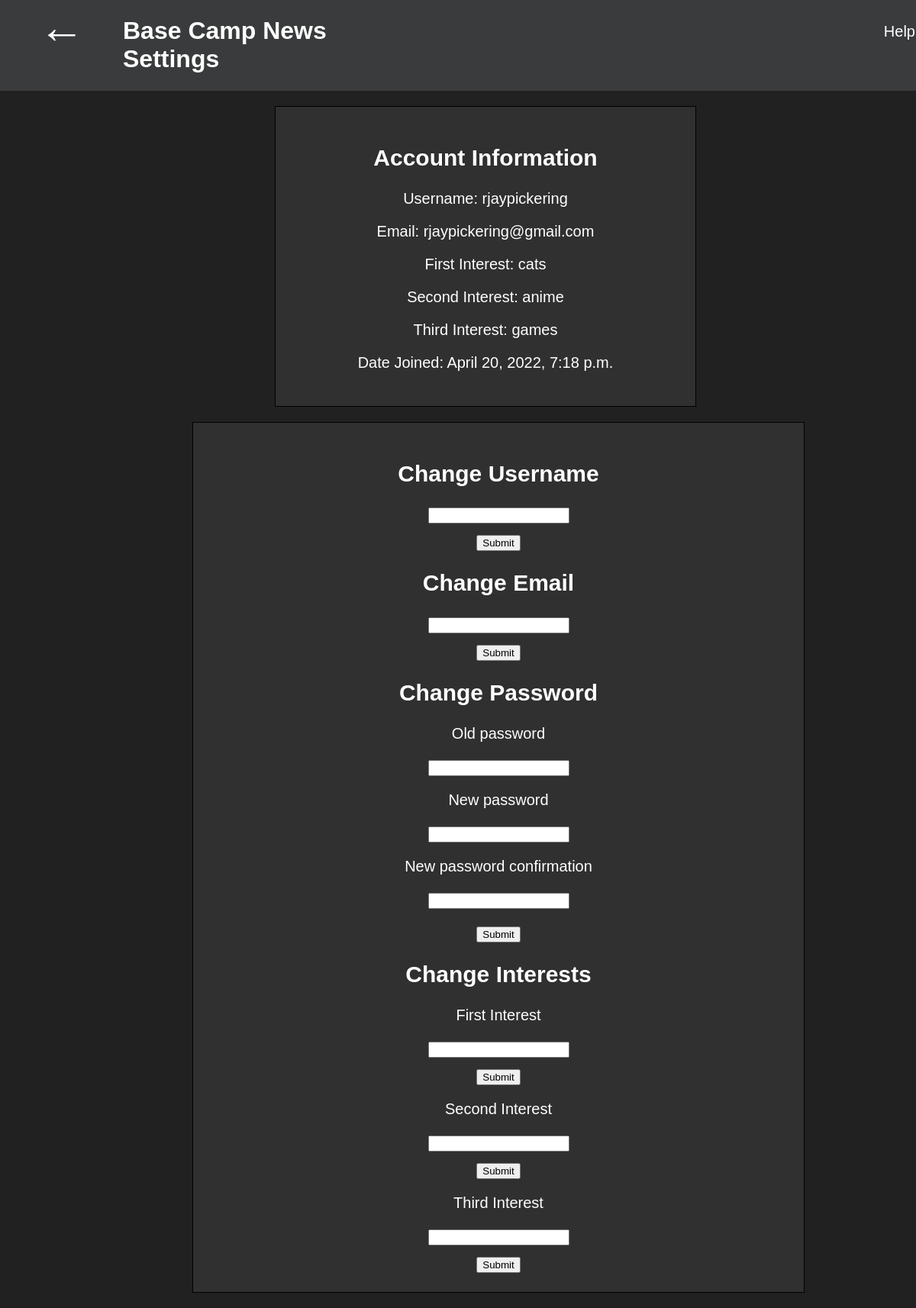
/setting/ (signed in), run on the app's committed database.
### application/models.py (models this page shows, shortened)
class Customer(AbstractBaseUser, PermissionsMixin):
    username = models.CharField(max_length=128)
    email = models.EmailField(unique=True, default='')
    password1 = models.CharField(max_length=120)
    password2 = models.CharField(max_length=120)
    interest1 = models.CharField(max_length=50)
    interest2 = models.CharField(max_length=50)
    interest3 = models.CharField(max_length=50)
    is_staff = models.BooleanField(default=False)
    is_active = models.BooleanField(default=True)
    date_joined = models.DateTimeField(default=timezone.now)
    USERNAME_FIELD = 'email'
    REQUIRED_FIELDS = []
    objects = CustomerManager()

### application/views.py (the view)
# urls.py: path('setting/', settingStyle, name="settings"),
@login_required(login_url='signin')
def settingStyle(request):
    if request.method == 'POST':
        if 'password_change' in request.POST:
            if request.method == 'POST':
                form = PasswordChangeForm(request.user, request.POST)
                context = {'form':form}
                if form.is_valid():
                    user = form.save()
                    update_session_auth_hash(request, user)  # Important!
                    messages.success(request, 'Your password was successfully updated!')
                else:
                    messages.error(request, 'Please correct the error below.')
        elif 'username_change' in request.POST:
            username = request.user.username
            newusername = request.POST.get('new_username')
            user = Customer.objects.get(username = username)
            user.username = newusername
            user.save()
            form = PasswordChangeForm(request.user, request.POST)
            context = {'form':form}
        elif 'email_change' in request.POST:
            username = request.user.username
            newemail = request.POST.get('new_email')
            emails = Customer.objects.get(username = username)
            emails.email = newemail
            emails.save()
            form = PasswordChangeForm(request.user, request.POST)
            context = {'form':form}
        elif 'first_change' in request.POST:
            username = request.user.username
            newInterest = request.POST.get('new_first')
            Interest = Customer.objects.get(username = username)
            Interest.interest1 = newInterest
            Interest.save()
            form = PasswordChangeForm(request.user, request.POST)
            context = {'form':form}
        elif 'second_change' in request.POST:
            username = request.user.username
            newInterest = request.POST.get('new_second')
            Interest = Customer.objects.get(username = username)
            Interest.interest2 = newInterest
            Interest.save()
            form = PasswordChangeForm(request.user, request.POST)
            context = {'form':form}
        elif 'third_change' in request.POST:
            username = request.user.username
            newInterest = request.POST.get('new_third')
            Interest = Customer.objects.get(username = username)
            Interest.interest3 = newInterest
            Interest.save()
            form = PasswordChangeForm(request.user, request.POST)
            context = {'form':form}
    else:
        form = PasswordChangeForm(request.user, request.POST)
        context = {'form':form}
    return render(request, 'settings.html', context)

### application/templates/settings.html (shortened to what this page needs)
{% load static %}
<!DOCTYPE html>
<html lang="en">
  <head>
    <link rel="stylesheet" href="{% static 'index.css' %}" />
  </head>
  <body id="main" class="settings_background">
      <div class="settings_flex">
        <a href="{% url 'home' %}" class="home_settings">←</a>
        <h1>Base Camp News Settings</h1>
        <div class="help_button">
          <p class="openHelp" onclick="openHelp()">Help</p>
        </div>
      </div>
    <div class="information_box">
      <h2>Account Information</h2>
      <p>Username: {{request.user.username}}</p>
      <p>Email: {{request.user.email}}</p>
      <p>First Interest: {{request.user.interest1}}</p>
      <p>Second Interest: {{request.user.interest2}}</p>
      <p>Third Interest: {{request.user.interest3}}</p>
      <p>Date Joined: {{request.user.date_joined}}</p>
    </div>
    <div class="change_username">
      <form action="" method="POST" >
        <h2>Change Username</h2>
        <div><input
          type="text"
          name="new_username"
        />
        <div class="submit_button">
        <input type="submit" value="Submit" name="username_change" />
        </div>
      </form>
    </div>
    <div class="change_email">
      <form action="" method="POST" >
          <h2>Change Email</h2>
          <div><input
            type="text"
            name="new_email"
          />
          <div class="submit_button">
          <input type="submit" value="Submit" name="email_change" />
          </div>
      </form>
    </div>
    <div class="password_box">
      <form action="" method="POST" >
        <h2>Change Password</h2>
        <p>{{form.old_password.label}}</p>
        <p>{{form.old_password}}</p>
        <p>{{form.new_password1.label}}</p>
        <p>{{form.new_password1}}</p>
        <p>{{form.new_password2.label}}</p>
        <p>{{form.new_password2}}</p>
        <div class="submit_button">
        <input type="submit" value="Submit" name="password_change" />
        </div>
      </form>
    </div>
    <div class="interest_change">
      <form action="" method="POST" class="interest_change">
          <h2>Change Interests</h2>
          <p>First Interest</p>
          <div><input
            type="text"
            name="new_first"
          />
          <div class="submit_button">
          <input type="submit" value="Submit" name="first_change" />
          </div>
          <p>Second Interest</p>
          <div><input
            type="text"
            name="new_second"
          />
          <div class="submit_button">
          <input type="submit" value="Submit" name="second_change" />
          </div>
          <p>Third Interest</p>
          <div><input
            type="text"
            name="new_third"
          />
          <div class="submit_button">
          <input type="submit" value="Submit" name="third_change" />
          </div>
      </form>
    </div>
  </body>
</html>

### data on the page
Customer: user.username "rjaypickering", user.email "rjaypickering@gmail.com", user.interest1 "cats", user.interest2 "anime", user.interest3 "games", user.date_joined "April 20, 2022, 7:18 p.m."
